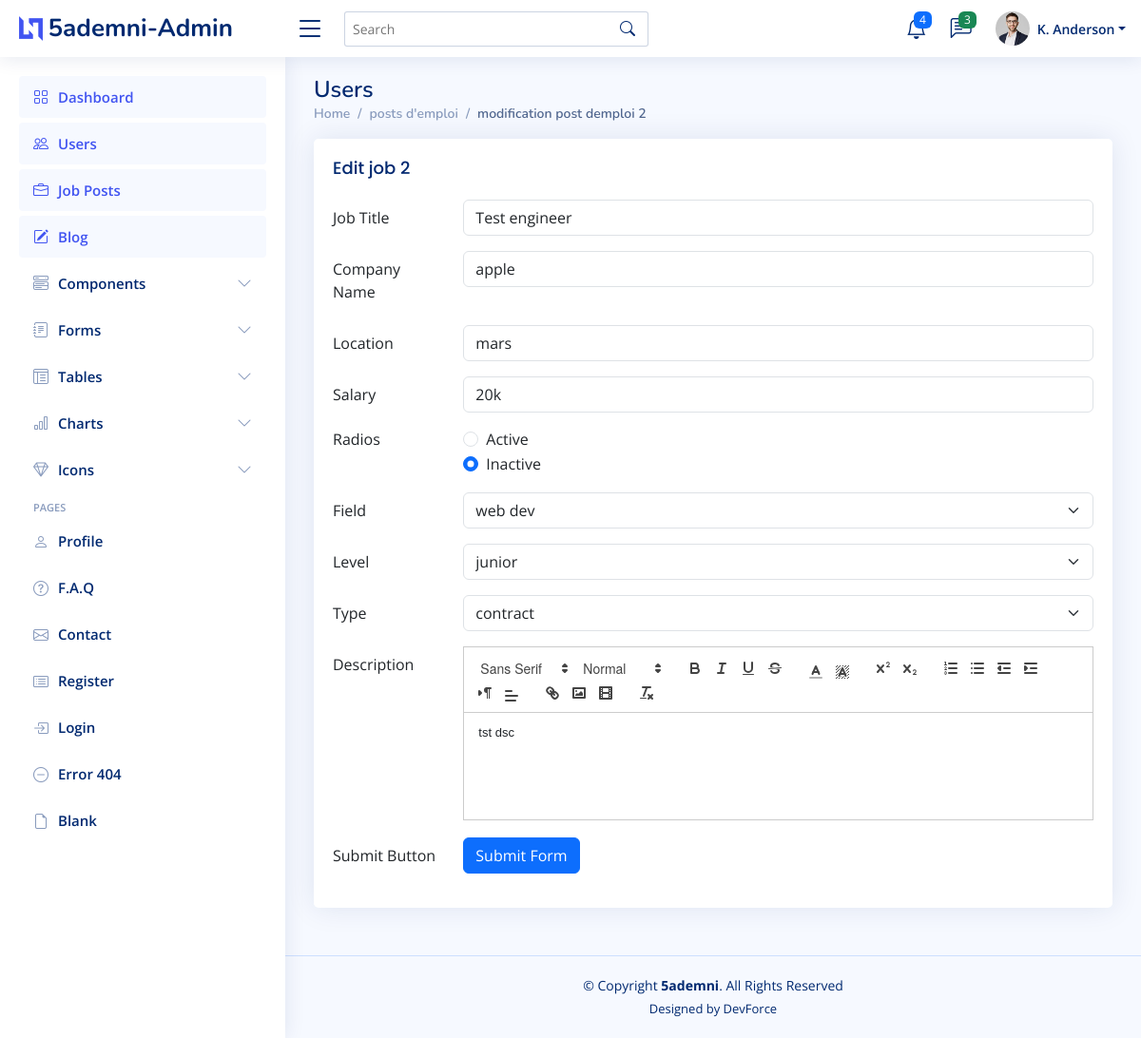
The page /view/back_office/edit-job.php?id=2 on the database its author committed.
### tables this page shows
CREATE TABLE IF NOT EXISTS `jobpostings` (
  `JobID` int NOT NULL AUTO_INCREMENT,
  `Title` varchar(30) NOT NULL,
  `Company` varchar(25) NOT NULL,
  `Location` varchar(30) NOT NULL,
  `PostingDate` datetime NOT NULL DEFAULT CURRENT_TIMESTAMP,
  `Salary` varchar(20) DEFAULT NULL,
  `Status` tinyint(1) NOT NULL DEFAULT '1',
  `FieldID` int DEFAULT NULL,
  `LevelID` int DEFAULT NULL,
  `EmploymentTypeID` int DEFAULT NULL,
  `JobDescription` varchar(1000) DEFAULT NULL,
  PRIMARY KEY (`JobID`),
  KEY `FieldID` (`FieldID`),
  KEY `EmploymentTypeID` (`EmploymentTypeID`),
  KEY `LevelID` (`LevelID`)
);

CREATE TABLE IF NOT EXISTS `fields` (
  `FieldID` int NOT NULL,
  `FieldName` varchar(20) NOT NULL,
  PRIMARY KEY (`FieldID`)
);

CREATE TABLE IF NOT EXISTS `levels` (
  `LevelID` int NOT NULL,
  `LevelName` varchar(10) DEFAULT NULL,
  PRIMARY KEY (`LevelID`)
);

CREATE TABLE IF NOT EXISTS `employmenttypes` (
  `EmploymentTypeID` int NOT NULL,
  `EmploymentTypeName` varchar(25) DEFAULT NULL,
  PRIMARY KEY (`EmploymentTypeID`)
);

### controller/jobPostC.php (called while the page is built, shortened)
<?php
class JobPostC
{
  public function getJobPostById($id)
  {
    $sql = "SELECT jobpostings.*, fields.FieldName, levels.LevelName, employmenttypes.EmploymentTypeName
        FROM jobpostings
        LEFT JOIN fields ON jobpostings.FieldID = fields.FieldID
        LEFT JOIN levels ON jobpostings.LevelID = levels.LevelID
        LEFT JOIN employmenttypes ON jobpostings.EmploymentTypeID = employmenttypes.EmploymentTypeID
        WHERE jobpostings.JobID = ?";
    $db = config::getConnexion();
    try {
      $stmt = $db->prepare($sql);
      $stmt->execute([$id]);
      $job_post = $stmt->fetch();
      return $job_post;
    } catch (Exception $e) {
      die('Erreur: ' . $e->getMessage());
    }
  }
}

### view/back_office/edit-job.php (the view, shortened to what this page needs)
<?php
include_once '../../Controller/jobPostC.php';
$jobPostC = new jobPostC();
if ($_SERVER["REQUEST_METHOD"] == "POST") {
  $id = $_GET['id'];
  $jobPost = new JobPost(
    $id,
    $_POST['title'],
    $_POST['company_name'],
    $_POST['location'],
    null,
    $_POST['salary'],
    $_POST['status'],
    $_POST['field_id'],
    $_POST['level_id'],
    $_POST['employment_type_id'],
    $_POST['description']
  );
  $jobPostC->updateJobPost($id, $jobPost);
  header('Location: job-posts.php');
  exit;
} elseif (isset($_GET['id'])) {
  $job_post = $jobPostC->getJobPostById($_GET['id']);
}
?>
<!DOCTYPE html>
<html lang="en">
<head>
  <link href="assets/vendor/bootstrap/css/bootstrap.min.css" rel="stylesheet" />
  <link href="assets/vendor/bootstrap-icons/bootstrap-icons.css" rel="stylesheet" />
  <link href="assets/vendor/boxicons/css/boxicons.min.css" rel="stylesheet" />
  <link href="assets/vendor/quill/quill.snow.css" rel="stylesheet" />
  <link href="assets/vendor/quill/quill.bubble.css" rel="stylesheet" />
  <link href="assets/vendor/remixicon/remixicon.css" rel="stylesheet" />
  <link href="assets/vendor/simple-datatables/style.css" rel="stylesheet" />
  <link href="assets/css/style.css" rel="stylesheet" />
</head>
<body>
  <header id="header" class="header fixed-top d-flex align-items-center">
    <div class="d-flex align-items-center justify-content-between">
      <a href="index.html" class="logo d-flex align-items-center">
        <img src="assets/img/logo.png" alt="" />
        <span class="d-none d-lg-block">5ademni-Admin</span>
      </a>
      <i class="bi bi-list toggle-sidebar-btn"></i>
    </div>
    <div class="search-bar">
      <form class="search-form d-flex align-items-center" method="POST" action="#">
        <input type="text" name="query" placeholder="Search" title="Enter search keyword" />
        <button type="submit" title="Search">
          <i class="bi bi-search"></i>
        </button>
      </form>
    </div>
    <nav class="header-nav ms-auto">
      <ul class="d-flex align-items-center">
        <li class="nav-item dropdown">
          <a class="nav-link nav-icon" href="#" data-bs-toggle="dropdown">
            <i class="bi bi-bell"></i>
            <span class="badge bg-primary badge-number">4</span> </a>
        </li>
        <li class="nav-item dropdown">
          <a class="nav-link nav-icon" href="#" data-bs-toggle="dropdown">
            <i class="bi bi-chat-left-text"></i>
            <span class="badge bg-success badge-number">3</span> </a>
        </li>
        <li class="nav-item dropdown pe-3">
          <a class="nav-link nav-profile d-flex align-items-center pe-0" href="#" data-bs-toggle="dropdown">
            <img src="assets/img/profile-img.jpg" alt="Profile" class="rounded-circle" />
            <span class="d-none d-md-block dropdown-toggle ps-2">K. Anderson</span> </a>
        </li>
      </ul>
    </nav>
  </header>
  <aside id="sidebar" class="sidebar">
    <ul class="sidebar-nav" id="sidebar-nav">
      <li class="nav-item">
        <a class="nav-link" href="index.html">
          <i class="bi bi-grid"></i>
          <span>Dashboard</span>
        </a>
      </li>
      <li class="nav-item">
        <a class="nav-link" href="users.html">
          <i class="bi bi-people"></i>
          <span>Users</span>
        </a>
      </li>
      <li class="nav-item">
        <a class="nav-link" href="job-posts.php">
          <i class="bi bi-briefcase"></i>
          <span>Job Posts</span>
        </a>
      </li>
      <li class="nav-item">
        <a class="nav-link" href="blog.html">
          <i class="bi bi-pencil-square"></i>
          <span>Blog</span>
        </a>
      </li>
      <li class="nav-item">
        <a class="nav-link collapsed" data-bs-target="#components-nav" data-bs-toggle="collapse" href="#">
          <i class="bi bi-menu-button-wide"></i><span>Components</span><i class="bi bi-chevron-down ms-auto"></i>
        </a>
      </li>
      <li class="nav-item">
        <a class="nav-link collapsed" data-bs-target="#forms-nav" data-bs-toggle="collapse" href="#">
          <i class="bi bi-journal-text"></i><span>Forms</span><i class="bi bi-chevron-down ms-auto"></i>
        </a>
      </li>
      <li class="nav-item">
        <a class="nav-link collapsed" data-bs-target="#tables-nav" data-bs-toggle="collapse" href="#">
          <i class="bi bi-layout-text-window-reverse"></i><span>Tables</span><i class="bi bi-chevron-down ms-auto"></i>
        </a>
      </li>
      <li class="nav-item">
        <a class="nav-link collapsed" data-bs-target="#charts-nav" data-bs-toggle="collapse" href="#">
          <i class="bi bi-bar-chart"></i><span>Charts</span><i class="bi bi-chevron-down ms-auto"></i>
        </a>
      </li>
      <li class="nav-item">
        <a class="nav-link collapsed" data-bs-target="#icons-nav" data-bs-toggle="collapse" href="#">
          <i class="bi bi-gem"></i><span>Icons</span><i class="bi bi-chevron-down ms-auto"></i>
        </a>
      </li>
      <li class="nav-heading">Pages</li>
      <li class="nav-item">
        <a class="nav-link collapsed" href="users-profile.html">
          <i class="bi bi-person"></i>
          <span>Profile</span>
        </a>
      </li>
      <li class="nav-item">
        <a class="nav-link collapsed" href="pages-faq.html">
          <i class="bi bi-question-circle"></i>
          <span>F.A.Q</span>
        </a>
      </li>
      <li class="nav-item">
        <a class="nav-link collapsed" href="pages-contact.html">
          <i class="bi bi-envelope"></i>
          <span>Contact</span>
        </a>
      </li>
      <li class="nav-item">
        <a class="nav-link collapsed" href="pages-register.html">
          <i class="bi bi-card-list"></i>
          <span>Register</span>
        </a>
      </li>
      <li class="nav-item">
        <a class="nav-link collapsed" href="pages-login.html">
          <i class="bi bi-box-arrow-in-right"></i>
          <span>Login</span>
        </a>
      </li>
      <li class="nav-item">
        <a class="nav-link collapsed" href="pages-error-404.html">
          <i class="bi bi-dash-circle"></i>
          <span>Error 404</span>
        </a>
      </li>
      <li class="nav-item">
        <a class="nav-link collapsed" href="pages-blank.html">
          <i class="bi bi-file-earmark"></i>
          <span>Blank</span>
        </a>
      </li>
    </ul>
  </aside>
  <main id="main" class="main">
    <div class="pagetitle">
      <h1>Users</h1>
      <nav>
        <ol class="breadcrumb">
          <li class="breadcrumb-item"><a href="index.php">Home</a></li>
          <li class="breadcrumb-item"><a href="job-posts.php">posts d'emploi</a></li>
          <li class="breadcrumb-item active">modification post demploi <?php echo $job_post['JobID']; ?></li>
        </ol>
      </nav>
    </div>
    <div class="card">
      <div class="card-body">
        <h5 class="card-title">Edit job <?php echo $job_post['JobID']; ?></h5>
        <form method="POST">
          <div class="row mb-3">
            <label for="inputText" class="col-sm-2 col-form-label">Job Title</label>
            <div class="col-sm-10">
              <input type="text" class="form-control" name="title" value="<?php echo $job_post['Title']; ?>">
            </div>
          </div>
          <div class="row mb-3">
            <label for="inputText" class="col-sm-2 col-form-label">Company Name</label>
            <div class="col-sm-10">
              <input type="text" class="form-control" name="company_name" value="<?php echo $job_post['Company']; ?>">
            </div>
          </div>
          <div class=" row mb-3">
            <label for="inputText" class="col-sm-2 col-form-label">Location</label>
            <div class="col-sm-10">
              <input type="text" class="form-control" name="location" value="<?php echo $job_post['Location']; ?>">
            </div>
          </div>
          <div class="row mb-3">
            <label for="inputText" class="col-sm-2 col-form-label">Salary</label>
            <div class="col-sm-10">
              <input type="text" class="form-control" name="salary" value="<?php echo $job_post['Salary']; ?>">
            </div>
          </div>
          <fieldset class="row mb-3">
            <legend class="col-form-label col-sm-2 pt-0">Radios</legend>
            <div class="col-sm-10">
              <div class="form-check">
                <input class="form-check-input" type="radio" name="status" id="gridRadios1" value="1" <?php echo $job_post['Status'] == 1 ? 'checked' : ''; ?>>
                <label class="form-check-label" for="gridRadios1">
                  Active
                </label>
              </div>
              <div class="form-check">
                <input class="form-check-input" type="radio" name="status" id="gridRadios2" value="0" <?php echo $job_post['Status'] == 0 ? 'checked' : ''; ?>>
                <label class="form-check-label" for="gridRadios2">
                  Inactive
                </label>
              </div>
            </div>
          </fieldset>
          <div class="row mb-3">
            <label class="col-sm-2 col-form-label">Field</label>
            <div class="col-sm-10">
              <select class="form-select" name="field_id" aria-label="Default select example">
                <option selected value="<?php echo $job_post['FieldID']; ?>"><?php echo $job_post['FieldName']; ?></option>
              </select>
            </div>
          </div>
          <div class="row mb-3">
            <label class="col-sm-2 col-form-label">Level</label>
            <div class="col-sm-10">
              <select class="form-select" name="level_id" aria-label="Default select example">
                <option selected value="<?php echo $job_post['LevelID']; ?>"><?php echo $job_post['LevelName']; ?></option>
              </select>
            </div>
          </div>
          <div class="row mb-3">
            <label class="col-sm-2 col-form-label">Type</label>
            <div class="col-sm-10">
              <select class="form-select" name="employment_type_id" aria-label="Default select example">
                <option selected value="<?php echo $job_post['EmploymentTypeID']; ?>"><?php echo $job_post['EmploymentTypeName']; ?></option>
              </select>
            </div>
          </div>
          <div class="row mb-3">
            <label class="col-sm-2 col-form-label">Description</label>
            <div class="col-sm-10">
              <div class="quill-editor-full">
              </div>
            </div>
          </div>
          <br>
          <br>
          <br>
          <div class="row mb-3">
            <label class="col-sm-2 col-form-label">Submit Button</label>
            <div class="col-sm-10">
              <button type="submit" class="btn btn-primary" value="Submit">Submit Form</button>
            </div>
          </div>
        </form>
      </div>
    </div>
  </main>
  <footer id="footer" class="footer">
    <div class="copyright">
      &copy; Copyright <strong><span>5ademni</span></strong>. All Rights Reserved
    </div>
    <div class="credits">
      Designed by DevForce
    </div>
  </footer>
</body>
</html>

### view/back_office/assets/css/style.css (style rules this page uses)
:root { scroll-behavior: smooth; }
body { font-family: "Open Sans", sans-serif; background: #f6f9ff; color: #444444; }
a { color: #4154f1; text-decoration: none; }
h1, h2, h3, h4, h5, h6 { font-family: "Nunito", sans-serif; }
#main { margin-top: 60px; padding: 20px 30px; transition: all 0.3s; }
.pagetitle { margin-bottom: 10px; }
.pagetitle h1 { font-size: 24px; margin-bottom: 0; font-weight: 600; color: #012970; }
.card { margin-bottom: 30px; border: none; border-radius: 5px; box-shadow: 0px 0 30px rgba(1, 41, 112, 0.1); }
.card-title { padding: 20px 0 15px 0; font-size: 18px; font-weight: 500; color: #012970; font-family: "Poppins", sans-serif; }
.card-body { padding: 0 20px 20px 20px; }
.breadcrumb { font-size: 14px; font-family: "Nunito", sans-serif; color: #899bbd; font-weight: 600; }
.breadcrumb a { color: #899bbd; transition: 0.3s; }
.breadcrumb .breadcrumb-item::before { color: #899bbd; }
.breadcrumb .active { color: #51678f; font-weight: 600; }
.logo { line-height: 1; }
@media (min-width: 1200px) { .logo { width: 280px; } }
.logo img { max-height: 26px; margin-right: 6px; }
.logo span { font-size: 26px; font-weight: 700; color: #012970; font-family: "Nunito", sans-serif; }
.header { transition: all 0.5s; z-index: 997; height: 60px; box-shadow: 0px 2px 20px rgba(1, 41, 112, 0.1); background-color: #fff; padding-left: 20px; }
.header .toggle-sidebar-btn { font-size: 32px; padding-left: 10px; cursor: pointer; color: #012970; }
.header .search-bar { min-width: 360px; padding: 0 20px; }
.header .search-form { width: 100%; }
.header .search-form input { border: 0; font-size: 14px; color: #012970; border: 1px solid rgba(1, 41, 112, 0.2); padding: 7px 38px 7px 8px; border-radius: 3px; transition: 0.3s; width: 100%; }
.header .search-form button { border: 0; padding: 0; margin-left: -30px; background: none; }
.header .search-form button i { color: #012970; }
.header-nav ul { list-style: none; }
.header-nav>ul { margin: 0; padding: 0; }
.header-nav .nav-icon { font-size: 22px; color: #012970; margin-right: 25px; position: relative; }
.header-nav .nav-profile { color: #012970; }
.header-nav .nav-profile img { max-height: 36px; }
.header-nav .nav-profile span { font-size: 14px; font-weight: 600; }
.header-nav .badge-number { position: absolute; inset: -2px -5px auto auto; font-weight: normal; font-size: 12px; padding: 3px 6px; }
.sidebar { position: fixed; top: 60px; left: 0; bottom: 0; width: 300px; z-index: 996; transition: all 0.3s; padding: 20px; overflow-y: auto; scrollbar-width: thin; scrollbar-color: #aab7cf transparent; box-shadow: 0px 0px 20px rgba(1, 41, 112, 0.1); background-color: #fff; }
@media (min-width: 1200px) { #main, #footer { margin-left: 300px; } }
.sidebar-nav { padding: 0; margin: 0; list-style: none; }
.sidebar-nav li { padding: 0; margin: 0; list-style: none; }
.sidebar-nav .nav-item { margin-bottom: 5px; }
.sidebar-nav .nav-heading { font-size: 11px; text-transform: uppercase; color: #899bbd; font-weight: 600; margin: 10px 0 5px 15px; }
.sidebar-nav .nav-link { display: flex; align-items: center; font-size: 15px; font-weight: 600; color: #4154f1; transition: 0.3; background: #f6f9ff; padding: 10px 15px; border-radius: 4px; }
.sidebar-nav .nav-link i { font-size: 16px; margin-right: 10px; color: #4154f1; }
.sidebar-nav .nav-link.collapsed { color: #012970; background: #fff; }
.sidebar-nav .nav-link.collapsed i { color: #899bbd; }
.sidebar-nav .nav-link .bi-chevron-down { margin-right: 0; transition: transform 0.2s ease-in-out; }
.footer { padding: 20px 0; font-size: 14px; transition: all 0.3s; border-top: 1px solid #cddfff; }
.footer .copyright { text-align: center; color: #012970; }
.footer .credits { padding-top: 5px; text-align: center; font-size: 13px; color: #012970; }

### rows shown on the page
jobpostings: JobID "2", title "Test engineer", company_name "apple", location "mars", salary "20k", Status "☐ Active", Status "☑ Inactive", field_id "web dev", level_id "junior", employment_type_id "contract"
